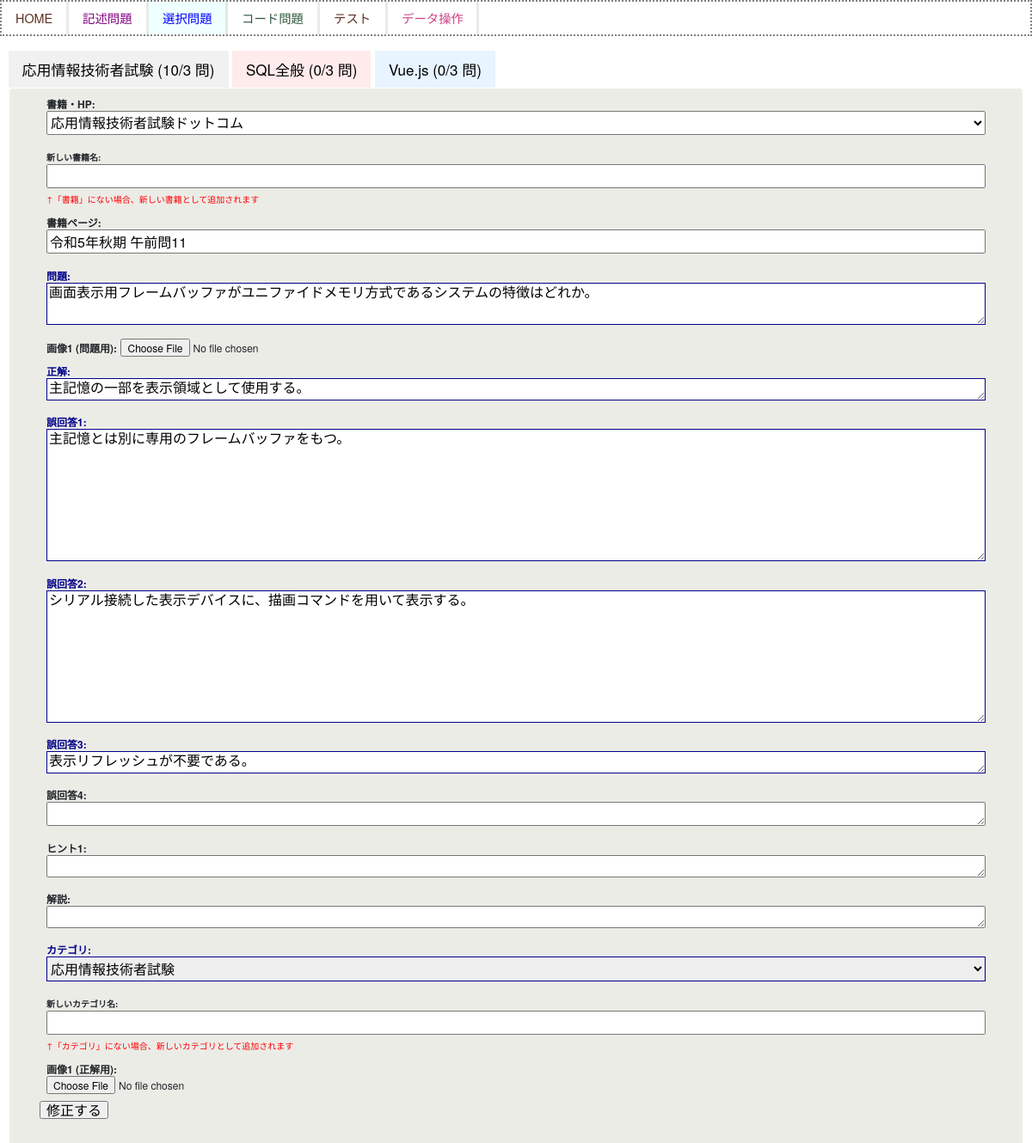
/choice/12/update/, run on the app's committed database.
### sqlapp/models.py (models this page shows, shortened)
class Category(models.Model):
    name = models.CharField(max_length=100)
    def __str__(self):
        return self.name

class PracticeChoice(models.Model):
    question = models.TextField(verbose_name="問題")
    thumbnailQ1 = models.ImageField(verbose_name="画像1 (問題用)", null=True, blank= True)
    thumbnailQ2 = models.ImageField(verbose_name="画像2 (問題用)", null=True, blank= True)
    thumbnailQ3 = models.ImageField(verbose_name="画像3 (問題用)", null=True, blank= True)
    answer = models.TextField(verbose_name="正解")
    wronganswer1 = models.TextField(verbose_name="誤回答1", null=True, blank= True)
    wronganswer2 = models.TextField(verbose_name="誤回答2", null=True, blank= True)
    wronganswer3 = models.TextField(verbose_name="誤回答3", null=True, blank= True)
    wronganswer4 = models.TextField(verbose_name="誤回答4", null=True, blank= True)
    wronganswer5 = models.TextField(verbose_name="誤回答5", null=True, blank= True)
    wronganswer6 = models.TextField(verbose_name="誤回答6", null=True, blank= True)
    wronganswer7 = models.TextField(verbose_name="誤回答7", null=True, blank= True)
    wronganswer8 = models.TextField(verbose_name="誤回答8", null=True, blank= True)
    wronganswer9 = models.TextField(verbose_name="誤回答9", null=True, blank= True)
    explanation = models.TextField(verbose_name="解説", null=True,  blank=True,)
    thumbnailA1 = models.ImageField(verbose_name="画像1 (正解用)", null=True, blank= True)
    thumbnailA2 = models.ImageField(verbose_name="画像2 (正解用)", null=True, blank= True)
    thumbnailA3 = models.ImageField(verbose_name="画像3 (正解用)", null=True, blank= True)
    hint1 = models.TextField(verbose_name="ヒント1", null=True,  blank=True,)
    hint2 = models.TextField(verbose_name="ヒント2", null=True,  blank=True,)
    category = models.ForeignKey(Category, on_delete=models.CASCADE,verbose_name="カテゴリ", null=True,  blank=True)
    created_at = models.DateTimeField(auto_now_add=True)
    shoseki = models.ForeignKey(Book, on_delete=models.CASCADE,verbose_name="書籍・HP", null=True,  blank=True)
    shoseki_page = models.CharField(verbose_name="書籍ページ", max_length=255, null=True,  blank=True)

### sqlapp/views.py (the view, shortened to what this page needs)
# urls.py: path('choice/<int:pk>/update/', views.UpdateQuestionChoiceView.as_view(), name='update-question-choice'),
class UpdateQuestionChoiceView(UpdateView):
    model = PracticeChoice
    template_name = 'sqlapp/question_choice_update.html'
    form_class = QuestionChoiceForm
    def get_object(self, queryset=None):
        obj = super().get_object(queryset)
        return obj
    def get_context_data(self, **kwargs):
        context = super().get_context_data(**kwargs)
        categories_data = get_categories_data()
        context['categories_data'] = categories_data
        categories = Category.objects.all()
        context['categories'] = categories
        return context

### sqlapp/models.py (called while the page is built)
    def __str__(self):
        return self.name

### sqlapp/templates/sqlapp/question_choice_update.html (shortened to what this page needs)
{% extends 'baseQuestionChoice.html' %}
{% load static %}
{% block content %}
{% include 'sqlapp/components/tab_content.html' %}
    <form method="POST" enctype="multipart/form-data" class="yokonarabi clearable-file-input">
        {{ form.as_p }}
        <input type="submit" value="修正する">
    </form>
    {% load static %}
{% endblock %}
{% load static %}

### sqlapp/templates/sqlapp/components/tab_content.html (shortened to what this page needs)
<div class="tab">
    {% for item in categories_data %}
    <button class="tablinks tab{{ forloop.counter }}" onclick="openTab(event, 'Tab{{ item.category.id }}')">
        {{ item.category.name }} ({{ item.today_count }}/{{ item.target_count }} 問)
    </button>
    {% endfor %}
</div>

### sqlapp/static/sqlapp/css/style.css (style rules this page uses)
body { font-family: 'Hannotate SC','HanziPen SC','Avenir','Helvetica Neue','Helvetica','Arial','Hiragino Sans','ヒラギノ角ゴシック',YuGothic,'Yu Gothic','メイリオ', Meiryo,'ＭＳ Ｐゴシック','MS PGothic' !important; }
label[for="id_shoseki"],label[for="id_new_shoseki"],label[for="id_shoseki_page"],label[for="id_question"],label[for="id_answer"],label[for="id_hint"],label[for="id_explanation"],label[for="id_thumbnail"],label[for="id_category"],label[for="id_new_category"] { font-size: 10px !important; font-weight: bold; }
#id_shoseki, #id_shoseki_page, #id_question, #id_answer, #id_hint, #id_explanation, #id_category { vertical-align: middle; width: 90%; }
body { background-color:rgba(249, 235, 235, 0.8); background-color: white ; background-blend-mode: lighten; }
form p { margin: 0.5rem !important; }
body, html, main { height: 100%; margin: auto 0; font-family: 'Hannotate SC','HanziPen SC','Avenir','Helvetica Neue','Helvetica','Arial','Hiragino Sans','ヒラギノ角ゴシック',YuGothic,'Yu Gothic','メイリオ', Meiryo,'ＭＳ Ｐゴシック','MS PGothic'; }
#id_thumbnailQ1, #id_thumbnailQ2, #id_thumbnailQ3 { width: 35% !important; }
.helptext { font-size: 10px !important; color: red; white-space: pre-line; }
#id_new_shoseki { width: 90%; padding-bottom: 0; }
#id_new_category { width: 90%; padding-bottom: 0; }
.helptext { line-height: 1; vertical-align: top; }
.form-height { height: 28.24px; }
.yokonarabi { border: 1px solid #ffffff; border-radius: 5px; background-color: #ecece7; padding: 0 3% 3% 3%; }
.yokonarabi p input:not([id*="clear"]) { width: 100% !important; }
.yokonarabi p textarea { width: 100% !important; }
.yokonarabi p select { width: 100% !important; }
.tab button { background-color: inherit; border: none; outline: none; cursor: pointer; padding: 14px 16px; transition: 0.3s; font-size: 17px; display: inline-block; }
.tab button.tab1 { background-color: #f1f1f1; }
.tab button.tab2 { background-color: #ffebeb; }
.tab button.tab3 { background-color: #e8f4ff; }

### sqlapp/static/sqlapp/css/styleQuestionChoice.css (style rules this page uses)
body { font-family: 'Hannotate SC','HanziPen SC','Avenir','Helvetica Neue','Helvetica','Arial','Hiragino Sans','ヒラギノ角ゴシック',YuGothic,'Yu Gothic','メイリオ', Meiryo,'ＭＳ Ｐゴシック','MS PGothic' !important; }
label[for="id_question"],label[for="id_answer"],label[for="id_wronganswer1"],label[for="id_wronganswer2"],label[for="id_wronganswer3"],label[for="id_category"] { color:darkblue; font-size: 12px !important; font-weight: bold; vertical-align: middle; }
label[for="id_wronganswer4"],label[for="id_wronganswer5"],label[for="id_wronganswer6"],label[for="id_wronganswer7"],label[for="id_wronganswer8"],label[for="id_wronganswer9"],label[for="id_shoseki"],label[for="id_shoseki_page"] { font-size: 12px !important; font-weight: bold; vertical-align: middle; }
#id_question,#id_answer, #id_wronganswer1, #id_wronganswer2, #id_wronganswer3, #id_category { border-color:darkblue; vertical-align: middle; width: 90%; }
#id_wronganswer4, #id_wronganswer5, #id_wronganswer6, #id_wronganswer7, #id_wronganswer8, #id_wronganswer9, #id_shoseki, #id_shoseki_page { vertical-align: middle; width: 90%; }
#id_explanation, #id_hint1, #id_hint2 { vertical-align: middle; width: 90%; }
label[for="id_explanation"], label[for="id_hint1"], label[for="id_hint2"], label[for="id_thumbnailQ1"], label[for="id_thumbnailQ2"], label[for="id_thumbnailQ3"], label[for="id_thumbnailA1"], label[for="id_thumbnailA2"], label[for="id_thumbnailA3"] { font-size: 12px !important; font-weight: bold; vertical-align: middle; }
#id_thumbnailQ1,#id_thumbnailQ2,#id_thumbnailQ3,#id_thumbnailA1,#id_thumbnailA2,#id_thumbnailA3 { font-size: 12px !important; }
body { background-color:rgba(249, 235, 235, 0.8); background-color: white ; background-blend-mode: lighten; }
form p { margin: 0.5rem !important; }
body, html, main { height: 100%; margin: auto 0; font-family: 'Hannotate SC','HanziPen SC','Avenir','Helvetica Neue','Helvetica','Arial','Hiragino Sans','ヒラギノ角ゴシック',YuGothic,'Yu Gothic','メイリオ', Meiryo,'ＭＳ Ｐゴシック','MS PGothic'; }
#id_thumbnailQ1, #id_thumbnailQ2, #id_thumbnailQ3 { width: 35% !important; }
.yokonarabi p:nth-child(13) { display: none; }

### data on the page
Category: category.name "応用情報技術者試験", today_count "10", target_count "3"
Category: category.name "SQL全般", today_count "0", target_count "3"
Category: category.name "Vue.js", today_count "0", target_count "3"
PracticeChoice: shoseki "応用情報技術者試験ドットコム", shoseki_page "令和5年秋期 午前問11", question "画面表示用フレームバッファがユニファイドメモリ方式であるシステムの特徴はどれか。", answer "主記憶の一部を表示領域として使用する。", wronganswer1 "主記憶とは別に専用のフレームバッファをもつ。", wronganswer2 "シリアル接続した表示デバイスに、描画コマンドを用いて表示する。", wronganswer3 "表示リフレッシュが不要である。", category "応用情報技術者試験"
